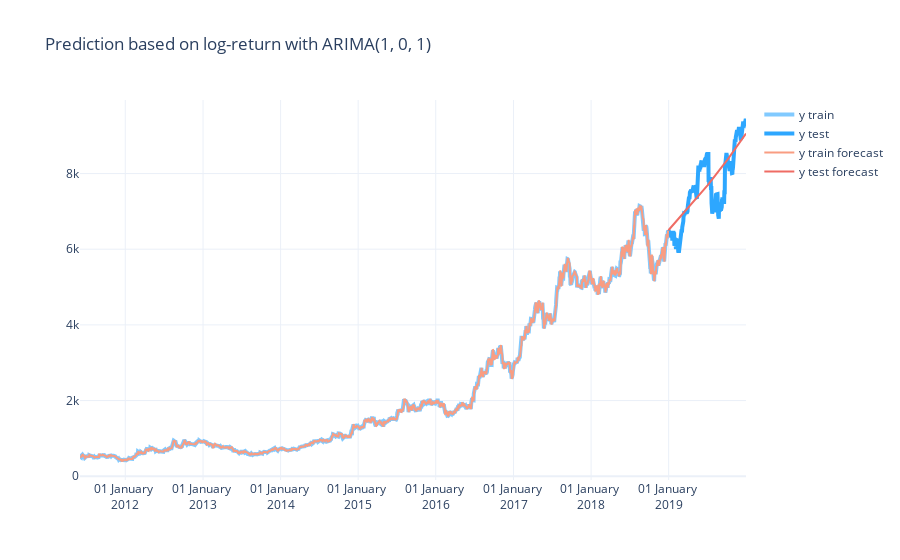

Notebook source saved alongside this figure:
### Code cell
make_plots(
    "Prediction based on log-return with ARIMA(1, 0, 1)", 
    x_train, y_train, x_test, y_test, yhat, yhat_test
)

### Figure 1 — Plotly figure (JSON) as saved in the notebook; plotly's stock layout.template omitted (floating-point values rounded to 4 significant figures; data arrays with more than 128 entries replaced by an {"elided": "..."} marker saying what was removed)
{"data": [{"line": {"color": "#81caff", "width": 4}, "mode": "lines", "name": "y train", "type": "scatter", "x": {"elided": "2769 str values"}, "y": {"elided": "2770 float values"}}, {"line": {"color": "#2da7ff", "width": 4}, "mode": "lines", "name": "y test", "type": "scatter", "x": {"elided": "366 str values"}, "y": {"elided": "366 float values"}}, {"line": {"color": "#f99d82", "width": 2}, "mode": "lines", "name": "y train forecast", "type": "scatter", "x": {"elided": "2769 str values"}, "y": {"elided": "2770 float values"}}, {"line": {"color": "#ef6c64", "width": 2}, "mode": "lines", "name": "y test forecast", "type": "scatter", "x": {"elided": "366 str values"}, "y": {"elided": "366 float values"}}], "layout": {"title": {"text": "Prediction based on log-return with ARIMA(1, 0, 1)"}, "xaxis": {"tickformat": "%d %B <br>%Y"}}}
